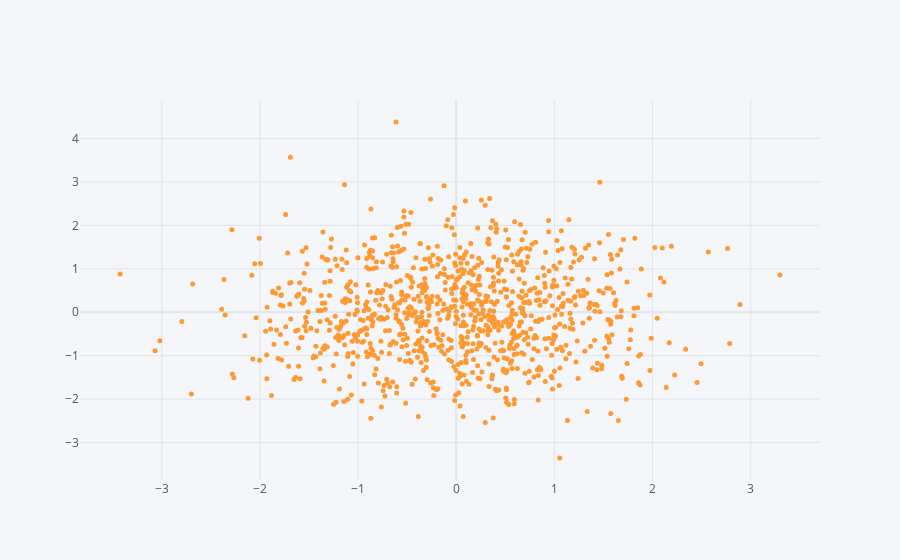

Notebook code for this chart:
### Code cell
df.iplot(kind = "scatter", x = "A", y = "B", mode = "markers", size = 5)

### Figure 1 — Plotly figure (JSON) as saved in the notebook; plotly's stock layout.template omitted (floating-point values rounded to 4 significant figures; data arrays with more than 128 entries replaced by an {"elided": "..."} marker saying what was removed)
{"data": [{"line": {"color": "rgba(255, 153, 51, 1.0)", "dash": "solid", "shape": "linear", "width": 1.3}, "marker": {"size": 5, "symbol": "circle"}, "mode": "markers", "name": "B", "text": "", "type": "scatter", "x": {"elided": "1000 float values"}, "y": {"elided": "1000 float values"}}], "layout": {"legend": {"bgcolor": "#F5F6F9", "font": {"color": "#4D5663"}}, "paper_bgcolor": "#F5F6F9", "plot_bgcolor": "#F5F6F9", "title": {"font": {"color": "#4D5663"}}, "xaxis": {"gridcolor": "#E1E5ED", "showgrid": true, "tickfont": {"color": "#4D5663"}, "title": {"font": {"color": "#4D5663"}, "text": ""}, "zerolinecolor": "#E1E5ED"}, "yaxis": {"gridcolor": "#E1E5ED", "showgrid": true, "tickfont": {"color": "#4D5663"}, "title": {"font": {"color": "#4D5663"}, "text": ""}, "zerolinecolor": "#E1E5ED"}}}
